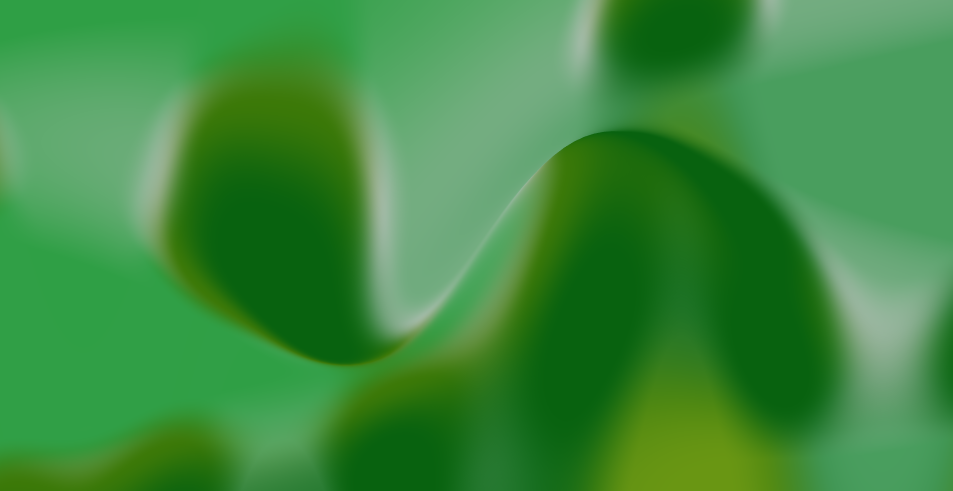
#> input picture assets/wallpapers/peachOS_Savannah_Light.png, 1905 x 982 px, found by its file name (shown at 1/2 size)
$ python gen_split_previews.py
#> lines starting #> are read from the running program, lines starting #| are printed output that depends on the picture
#!/usr/bin/env python3
"""Regenerates dynamic-wallpaper preview thumbnails as a light/dark split composite,
matching the convention peachOS_Savannah_DynamicPreview.svg established (left half = light
variant, right half = dark variant, same crop region so the artwork lines up continuously
across the seam) -- the old giant per-wallpaper SVGs (deleted for being 9-11MB each, see
gen_wallpaper_previews.py) turned out to have had this same split treatment; replacing them
with a plain single-mode crop silently lost it. This restores it without needing a hand-made
SVG per wallpaper -- built straight from the light/dark source files already on disk.
"""
import os
from PIL import Image

WALLPAPER_DIR = '/usr/share/backgrounds/peachos'
PREVIEW_DIR = '/home/user/peachOS/apps/settings/data/wallpaper-previews'
TILE_W, TILE_H = 224, 126

SPLITS = {
    'peachOS_Savannah.jpg': ('peachOS_Savannah_Light.png', 'peachOS_Savannah_Dark.png'),
    'macOS_Tahoe.jpg': ('macOS_Tahoe_Light.jpg', 'macOS_Tahoe_Dark.jpg'),
    'macOS_Sonoma.jpg': ('macOS_Sonoma_Light.jpg', 'macOS_Sonoma_Dark.jpg'),
    'macOS_Sequoia.jpg': ('macOS_Sequoia_Light.jpg', 'macOS_Sequoia_Dark.jpg'),
    'macOS_GoldenGate.jpg': ('macOS_GoldenGate_Light.png', 'macOS_GoldenGate_Dark.png'),
}


def cover_crop_scale(path, w, h):
#> called with w = 224, h = 126
    im = Image.open(path).convert('RGB')
    src_ratio = im.width / im.height
#> src_ratio = 1.94
    tile_ratio = w / h
    if src_ratio > tile_ratio:
        new_w = int(im.height * tile_ratio)
#> new_w = 1745
        x0 = (im.width - new_w) // 2
#> x0 = 80
        im = im.crop((x0, 0, x0 + new_w, im.height))
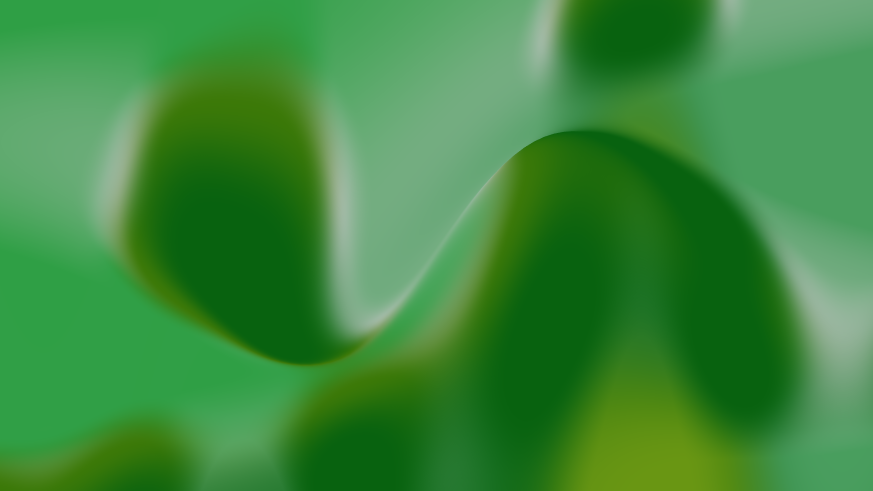
#> im: PIL image 1745x982 RGB (shown at 1/2 size); mean R, G, B 60.3, 138.9, 61
    else:
        new_h = int(im.width / tile_ratio)
        y0 = (im.height - new_h) // 2
        im = im.crop((0, y0, im.width, y0 + new_h))
    return im.resize((w, h), Image.LANCZOS)
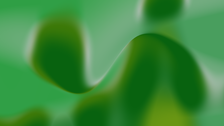
#> returned value: PIL image 224x126 RGB; mean R, G, B 60.3, 138.9, 61


for dest_name, (light_name, dark_name) in SPLITS.items():
    light = cover_crop_scale(os.path.join(WALLPAPER_DIR, light_name), TILE_W, TILE_H)
    dark = cover_crop_scale(os.path.join(WALLPAPER_DIR, dark_name), TILE_W, TILE_H)
#> call 2 of cover_crop_scale, with w = 224, h = 126
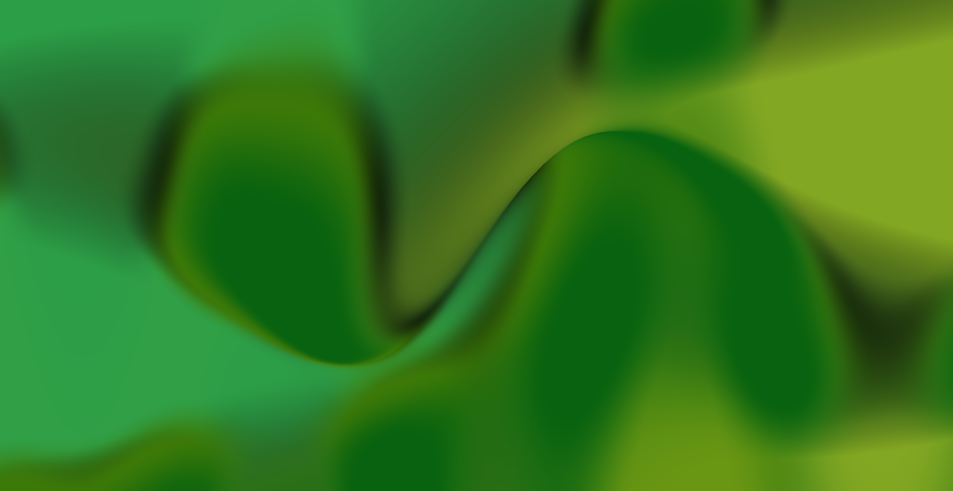
#> input picture assets/wallpapers/peachOS_Savannah_Dark.png, 1905 x 982 px, found by its file name (shown at 1/2 size)
#> in cover_crop_scale (call 2), `im = im.crop((x0, 0, x0 + new_w, im.height))`:
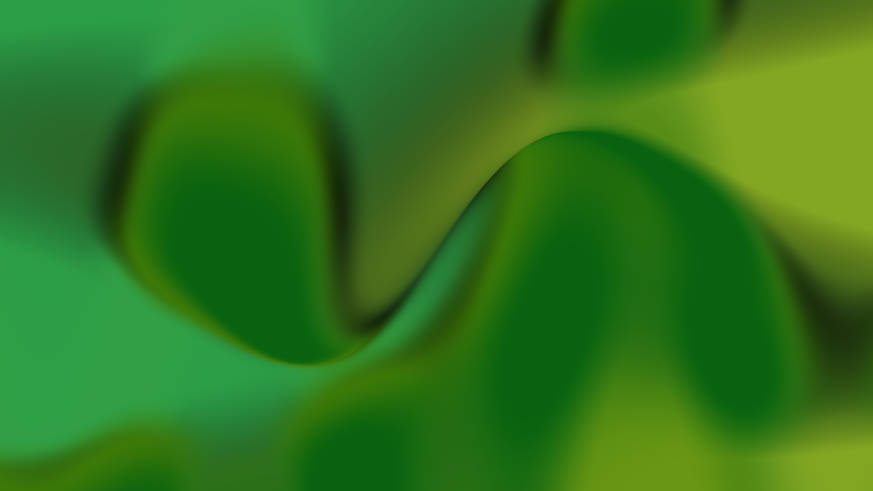
#> im: PIL image 1745x982 RGB (shown at 1/2 size); mean R, G, B 48.3, 118.9, 29.3
#> in cover_crop_scale (call 2), `return im.resize((w, h), Image.LANCZOS)`:
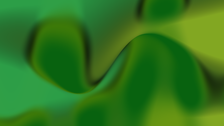
#> returned value: PIL image 224x126 RGB; mean R, G, B 48.3, 118.9, 29.3
    half = TILE_W // 2
    out = Image.new('RGB', (TILE_W, TILE_H))
#> out: PIL image 224x126 RGB; every value is 0
    out.paste(light.crop((0, 0, half, TILE_H)), (0, 0))
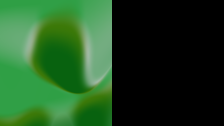
#> out: PIL image 224x126 RGB; mean R, G, B 30.8, 72.1, 32
    out.paste(dark.crop((half, 0, TILE_W, TILE_H)), (half, 0))
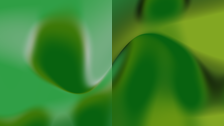
#> out: PIL image 224x126 RGB; mean R, G, B 59.1, 130.7, 42.7
#> (the run stopped early here; a loop or call above may not have finished)
